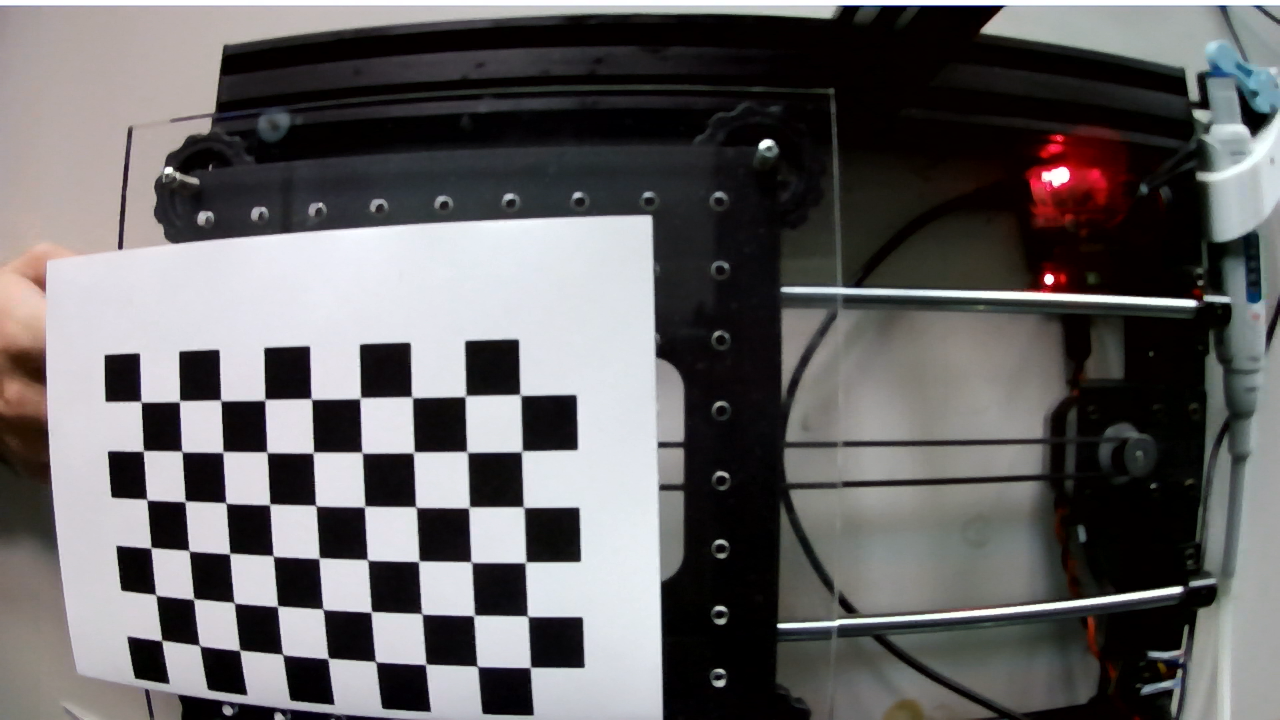
#> input picture Pictures/calibration/image1.png, 1280 x 720 px; its folder holds 5 pictures in this run
$ python test_correction.py
#> lines starting #> are read from the running program, lines starting #| are printed output that depends on the picture; after the words box and inside, x2 and y2 are one past the last pixel; in counts of white or black regions, pixels touching at a corner belong together
import numpy as np
import cv2
import glob
import pickle


################ FIND CHESSBOARD CORNERS - OBJECT POINTS AND IMAGE POINTS #############################

chessboardSize = (9, 6)
frameSize = (480,640)


# termination criteria
criteria = (cv2.TERM_CRITERIA_EPS + cv2.TERM_CRITERIA_MAX_ITER, 30, 0.001)

# prepare object points, like (0,0,0), (1,0,0), (2,0,0) ....,(6,5,0)
objp = np.zeros((chessboardSize[0] * chessboardSize[1], 3), np.float32)
objp[:,:2] = np.mgrid[0:chessboardSize[0],0:chessboardSize[1]].T.reshape(-1,2)

size_of_chessboard_squares_mm = 10
objp = objp * size_of_chessboard_squares_mm


# Arrays to store object points and image points from all the images.
objpoints = [] # 3d point in real world space
imgpoints = [] # 2d points in image plane.


images = glob.glob('Pictures\calibration\*.png')


for image in images:

    img = cv2.imread(image)
#> img is the input picture: shape (720, 1280, 3); mean B, G, R 99.8, 99.1, 101.2
    gray = cv2.cvtColor(img, cv2.COLOR_BGR2GRAY)
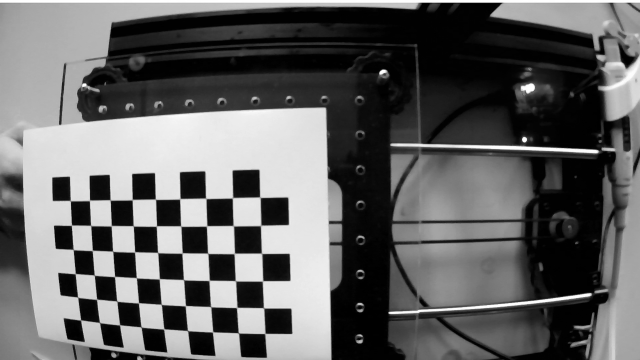
#> gray: shape (720, 1280) (shown at 1/2 size); min 0, max 255, mean 99.8

    # Find the chess board corners
    ret, corners = cv2.findChessboardCorners(gray, chessboardSize, None)
#> ret = True; corners = 54 rows, first 8: [140.5, 401.1], [179.1, 402.3], [220.7, 399.9], [264.7, 399.8], [310.7, 398.2], [360.2, 398.1], [412.9, 398.4], [464.6, 397.3]

    # If found, add object points, image points (after refining them)
    if ret == True:

        objpoints.append(objp)
        corners2 = cv2.cornerSubPix(gray, corners, (11,11), (-1,-1), criteria)
#> corners2 = 54 rows, first 8: [141.2, 401.7], [179.5, 401.2], [220.7, 400.4], [264.8, 399.7], [311.4, 398.9], [360.2, 398.1], [412.1, 397.3], [465.5, 396.1]
        imgpoints.append(corners)

        # Draw and display the corners
        cv2.drawChessboardCorners(img, chessboardSize, corners2, ret)
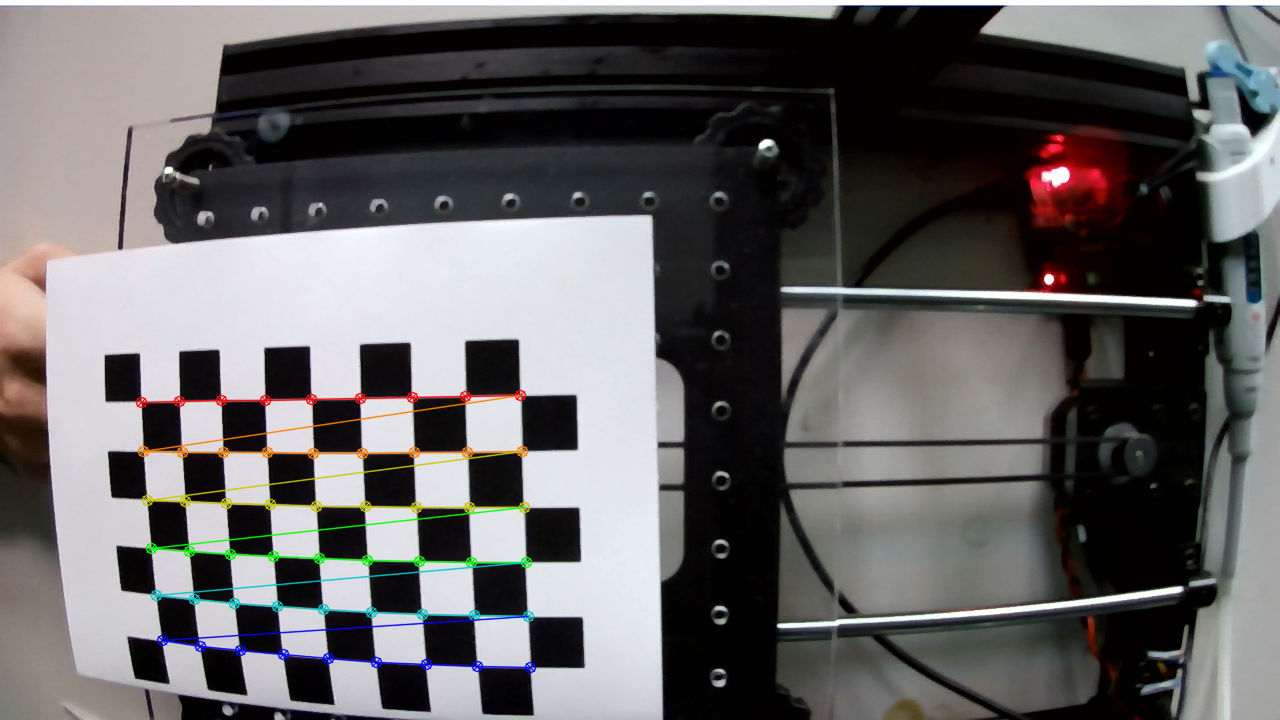
#> img: shape (720, 1280, 3); 1.8% of pixels changed, all inside (x1, y1, x2, y2) = (135, 389, 537, 674)
        cv2.imshow('img', img)
        cv2.waitKey(5)
#> pass 2 of the loop `for image in images:`:
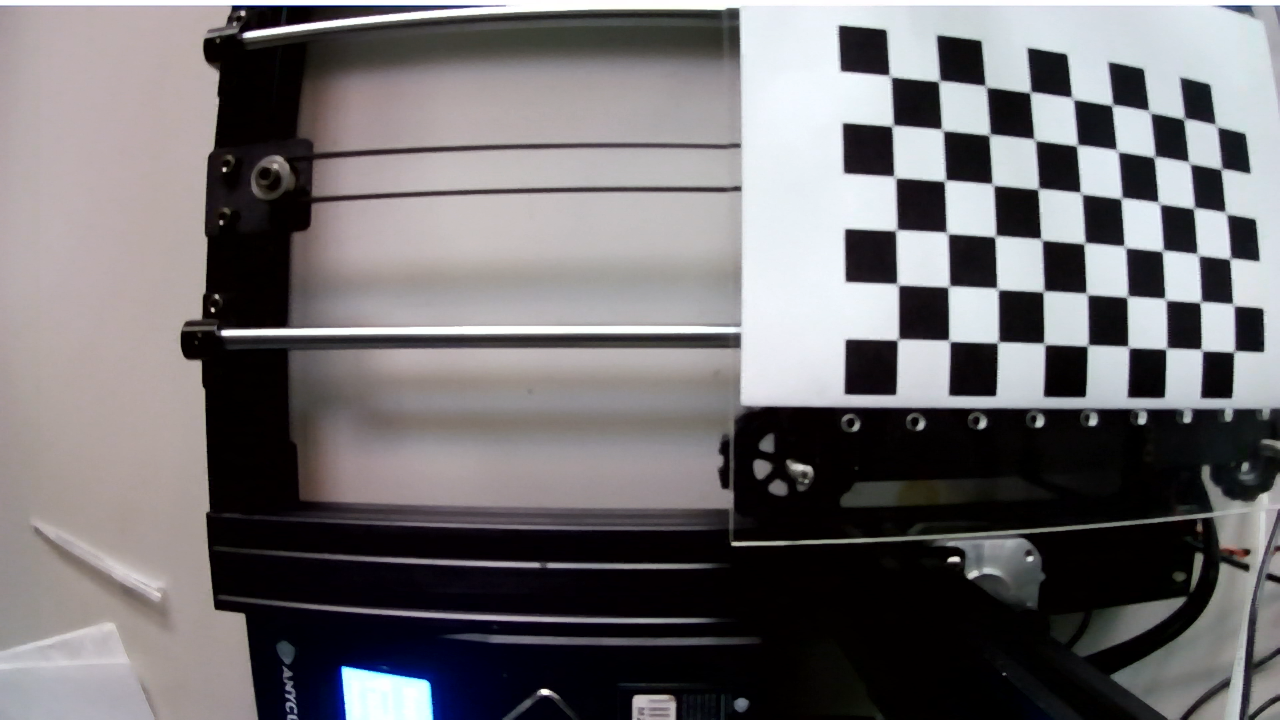
#> input picture Pictures/calibration/image10.png, 1280 x 720 px
#> img is the input picture: shape (720, 1280, 3); mean B, G, R 112.4, 110.2, 113
#> corners = 54 rows, first 8: [888.8, 74.77], [938.5, 80.5], [986, 86.5], [1030, 92], [1072.5, 98], [1112, 105], [1148.3, 109.9], [1184, 118.5]
#> corners2 = 54 rows, first 8: [890.1, 76.14], [939, 80.99], [985.8, 86.44], [1030.2, 92.3], [1072.4, 98.22], [1112.1, 105.1], [1149.5, 111.6], [1183.9, 118.8]
#> `cv2.drawChessboardCorners(img, chessboardSize, corners2, ret)`:
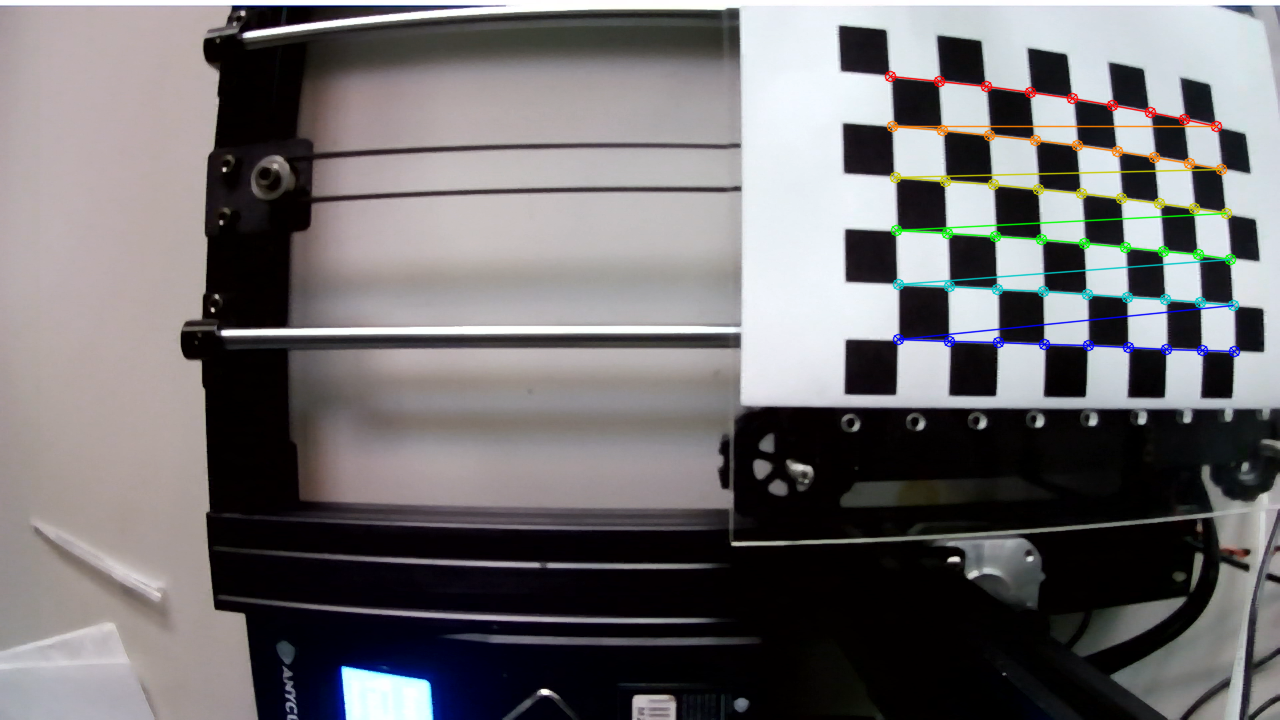
#> img: shape (720, 1280, 3); 1.65% of pixels changed, all inside (x1, y1, x2, y2) = (884, 70, 1241, 358)
#> pass 3 of the loop `for image in images:`:
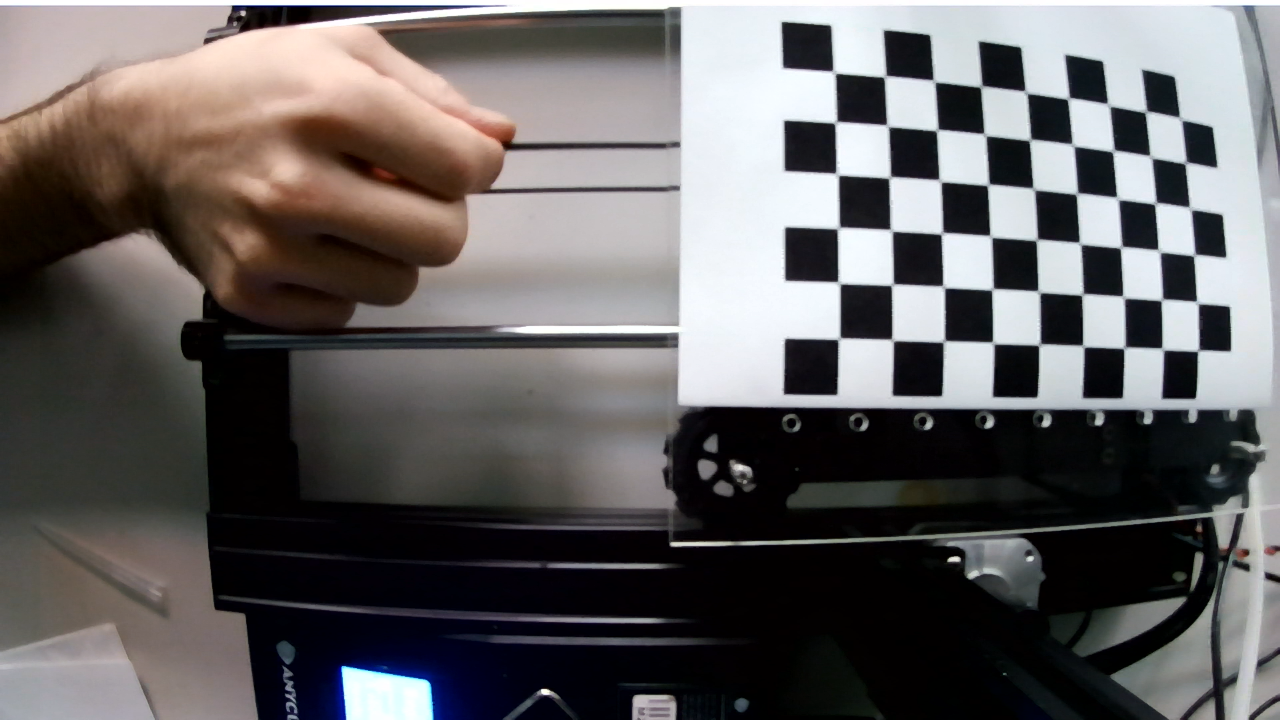
#> input picture Pictures/calibration/image11.png, 1280 x 720 px
#> img is the input picture: shape (720, 1280, 3); mean B, G, R 97.1, 97, 100.3
#> `gray = cv2.cvtColor(img, cv2.COLOR_BGR2GRAY)`:
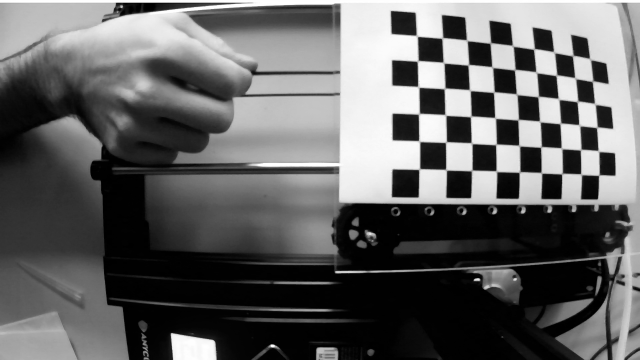
#> gray: shape (720, 1280) (shown at 1/2 size); min 0, max 255, mean 98
#> corners = 54 rows, first 8: [834, 72], [885, 76.5], [934.5, 80.5], [981, 86.5], [1024.1, 90.16], [1067, 100], [1109, 104.5], [1144.8, 113.6]
#> corners2 = 54 rows, first 8: [833.9, 72.09], [885, 76.37], [933.9, 81.01], [981.2, 86.47], [1025.9, 92.09], [1068.3, 98.49], [1108.5, 104.7], [1145.7, 111.8]
#> `cv2.drawChessboardCorners(img, chessboardSize, corners2, ret)`:
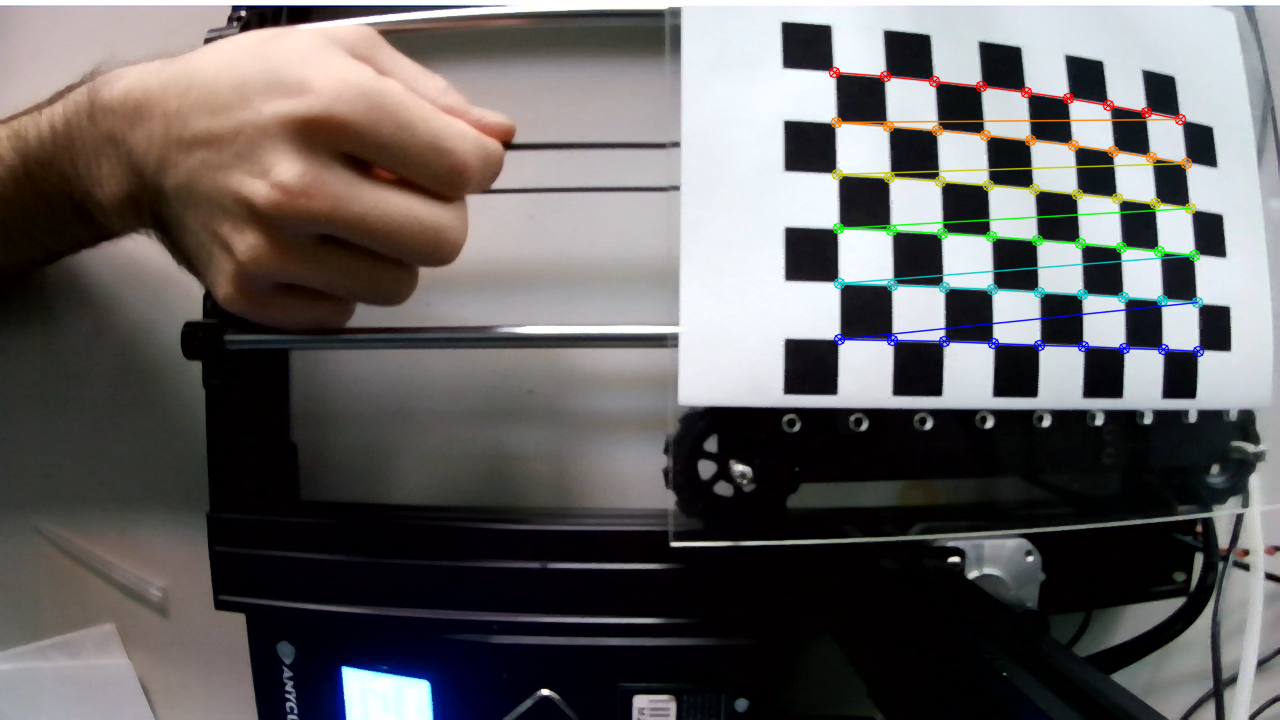
#> img: shape (720, 1280, 3); 1.72% of pixels changed, all inside (x1, y1, x2, y2) = (828, 66, 1205, 358)
#> the loop made 5 passes; the first 3 are shown


cv2.destroyAllWindows()


############## CALIBRATION #######################################################

ret, cameraMatrix, dist, rvecs, tvecs = cv2.calibrateCamera(objpoints, imgpoints, frameSize, None, None)

pickle.dump((cameraMatrix, dist), open('calibration.pkl', 'wb'))
pickle.dump(cameraMatrix, open('cameraMatrix.pkl', 'wb'))
pickle.dump(dist, open('dist.pkl', 'wb'))

############## UNDISTORTION #####################################################

img = cv2.imread('Pictures\calibration\image2.png')
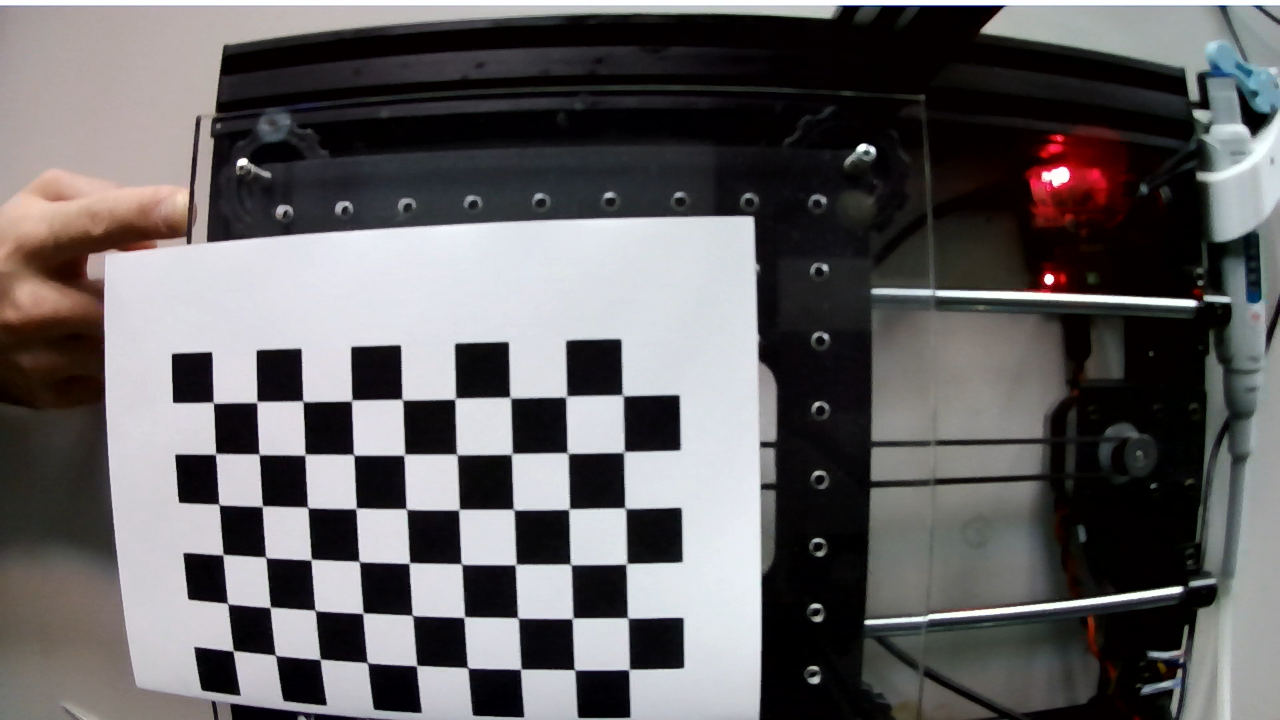
#> input picture Pictures/calibration/image2.png, 1280 x 720 px, found by its file name
#> img is the input picture: shape (720, 1280, 3); mean B, G, R 98.2, 97.2, 99.7
h,  w = img.shape[:2]
newCameraMatrix, roi = cv2.getOptimalNewCameraMatrix(cameraMatrix, dist, (w,h), 1, (w,h))


# Undistort
dst = cv2.undistort(img, cameraMatrix, dist, None, newCameraMatrix)

# crop the image
x, y, w, h = roi
dst = dst[y:y+h, x:x+w]
#> dst: shape (372, 920, 3)
cv2.imwrite('Pictures\calibration\image0_undi.png', dst)


# Undistort with Remapping
mapx, mapy = cv2.initUndistortRectifyMap(cameraMatrix, dist, None, newCameraMatrix, (w,h), 5)
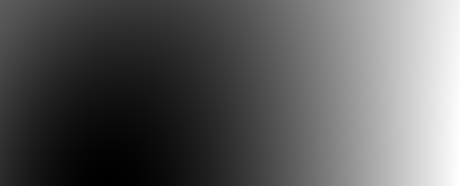
#> mapx: shape (372, 920) float32 (shown at 1/2 size); min -27, max 857.5, mean 295.1; drawn with min black and max white
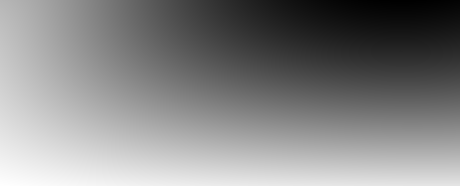
#> mapy: shape (372, 920) float32 (shown at 1/2 size); min -272.7, max 348.5, mean 53.3; drawn with min black and max white
dst = cv2.remap(img, mapx, mapy, cv2.INTER_LINEAR)
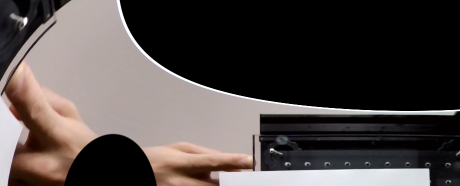
#> dst: shape (372, 920, 3) (shown at 1/2 size); mean B, G, R 70.4, 72.4, 79.8

# crop the image
x, y, w, h = roi
dst = dst[y:y+h, x:x+w]
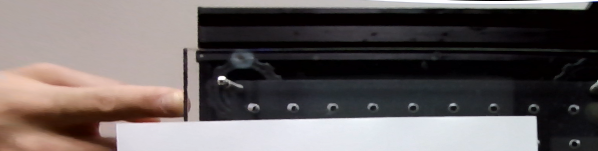
#> dst: shape (151, 598, 3); mean B, G, R 97.4, 98, 105.4
cv2.imwrite('Pictures\calibration\image0_undi2.png', dst)


# Reprojection Error
mean_error = 0

for i in range(len(objpoints)):
    imgpoints2, _ = cv2.projectPoints(objpoints[i], rvecs[i], tvecs[i], cameraMatrix, dist)
    error = cv2.norm(imgpoints[i], imgpoints2, cv2.NORM_L2)/len(imgpoints2)
    mean_error += error

print( "total error: {}".format(mean_error/len(objpoints)) )
